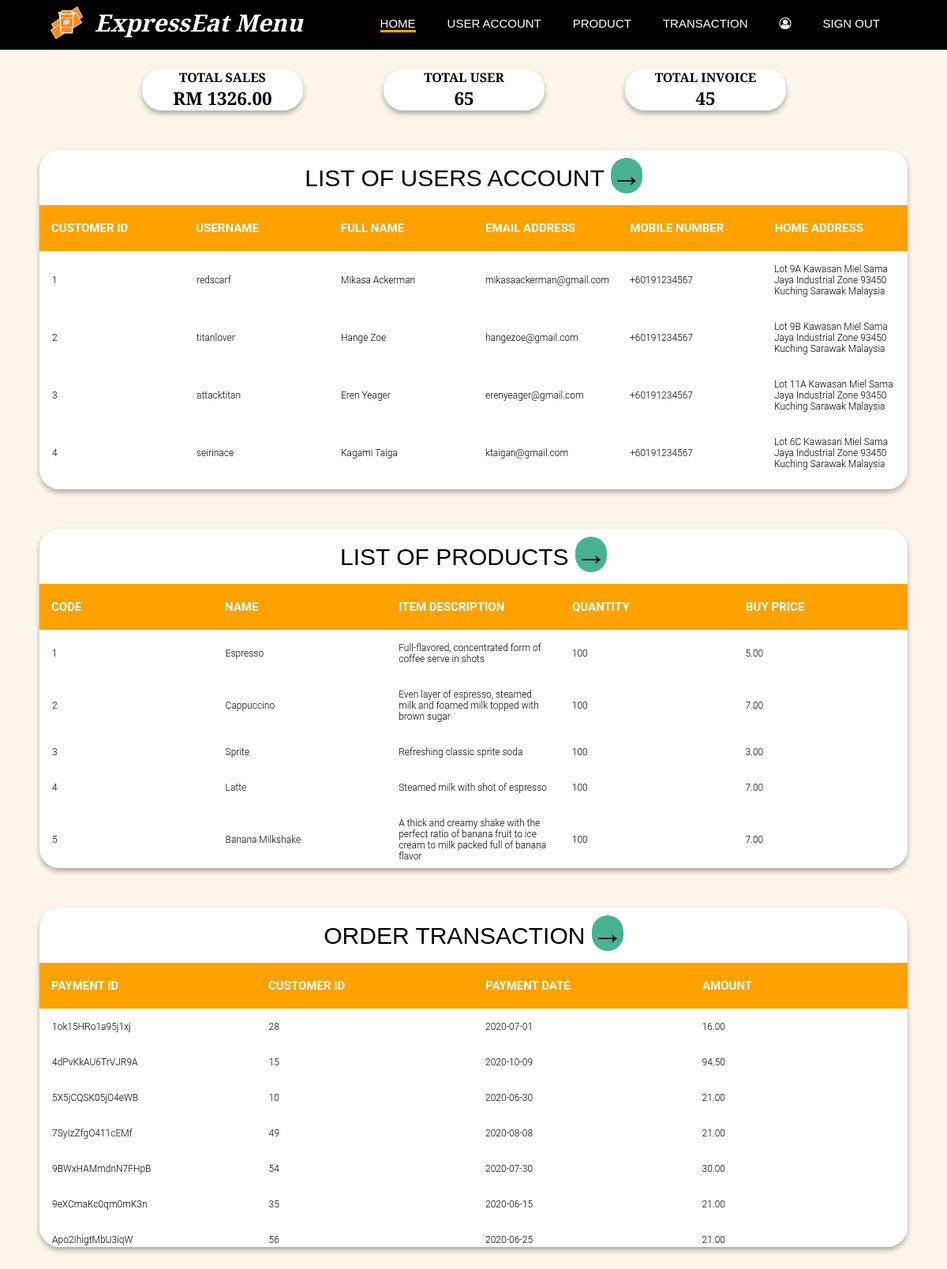
The page /dashboard/dashboard.php (signed in) on the database as committed earlier.
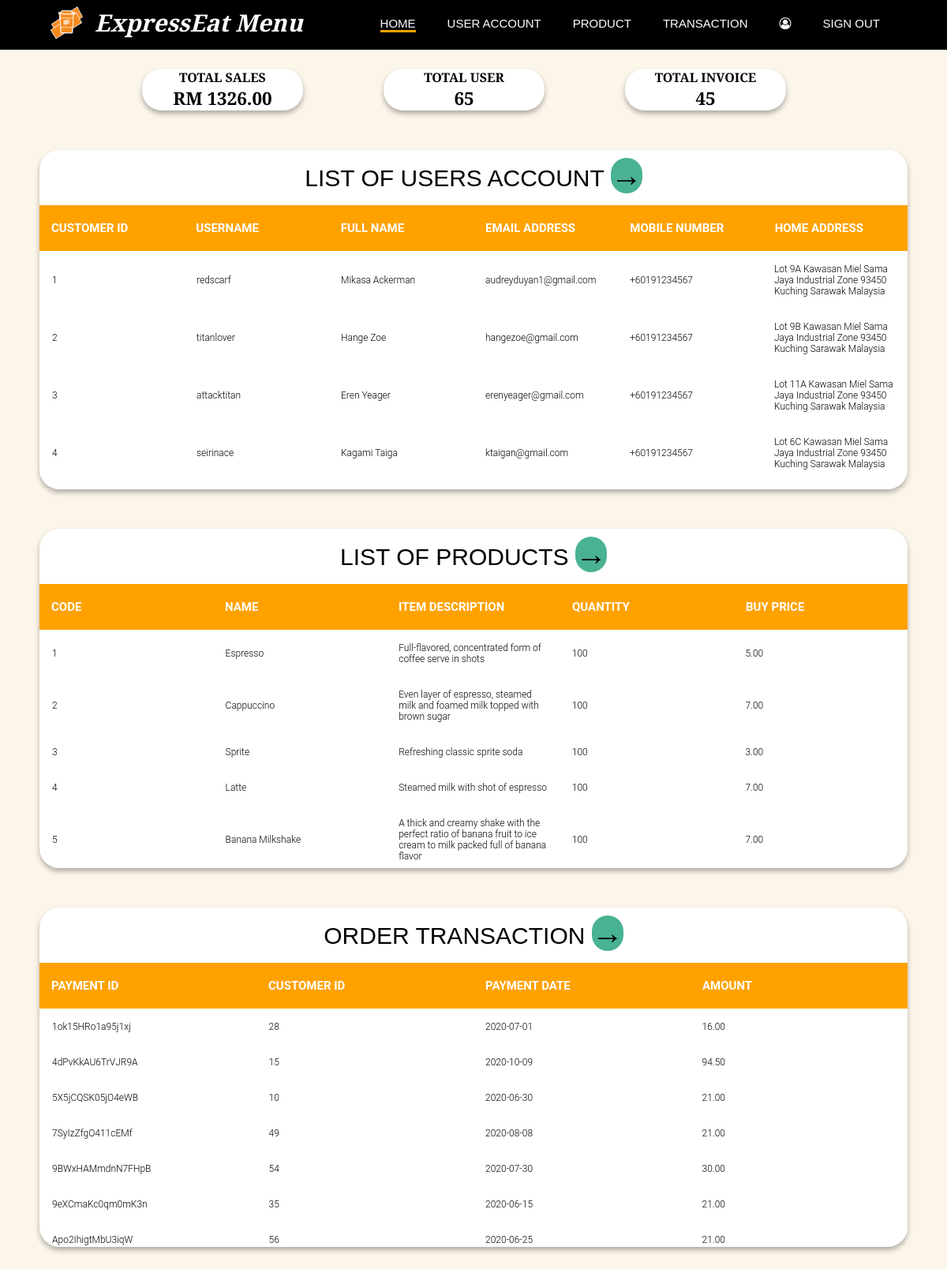
The same page on the database as committed later.
### tables this page shows
CREATE TABLE `customer` (
  `ID` int(10) NOT NULL,
  `Username` varchar(255) NOT NULL,
  `Email` varchar(255) NOT NULL,
  `Password` varchar(25) NOT NULL,
  `FirstName` varchar(255) NOT NULL,
  `LastName` varchar(255) NOT NULL,
  `Gender` varchar(255) NOT NULL,
  `Phone` int(11) NOT NULL,
  `Address1` varchar(255) NOT NULL,
  `Address2` varchar(255) NOT NULL,
  `City` varchar(255) NOT NULL,
  `State` varchar(255) NOT NULL,
  `Country` varchar(255) NOT NULL,
  `PostalCode` int(10) NOT NULL
);

CREATE TABLE `item` (
  `Code` int(10) NOT NULL,
  `Name` varchar(255) NOT NULL,
  `ItemDescription` varchar(255) NOT NULL,
  `QtyInStock` int(10) NOT NULL,
  `BuyPrice` decimal(6,2) NOT NULL
);

CREATE TABLE `payment` (
  `CheckNum` varchar(255) NOT NULL,
  `CustomerID` int(10) NOT NULL,
  `PaymentDate` date NOT NULL,
  `Amount` decimal(6,2) NOT NULL
);

### dashboard/customerList.php (the view, shortened to what this page needs)
<?php
include "sessionAdmin.php";
$SQLstring = "SELECT * FROM customer";
if($result = mysqli_query($conn, $SQLstring)){
    if(mysqli_num_rows($result) > 0){
      echo "<table cellpadding='0' cellspacing='0' border='0'>\n";
        while($row = mysqli_fetch_array($result)){
            echo "<tbody>";
                echo "<tr>";
                    echo "<td>" . $row['ID'] . "</td>";
                    echo "<td>" . $row['Username'] . "</td>";
                    echo "<td>" . $row['FirstName']. " ". $row['LastName'] . "</td>";
                    echo "<td>" . $row['Email']. "</td>";
                    echo "<td>". "+60" . $row['Phone']. "</td>";
                    echo "<td>" . $row['Address1']. " ". $row['Address2'] . " ". $row['PostalCode'] ." ". $row['City'] ." ". $row['State'] ." ". $row['Country'] ."</td>";
                echo "</tr>";
            echo "</tbody>";
        }
      echo "</table>";
    } else{
        echo "No records matching your query were found.";
    }
} else{
    echo "ERROR: Could not able to execute $SQLstring. " . mysqli_error($conn);
}
?>

### dashboard/dashboard.php (shortened to what this page needs)
<?php
   include('sessionAdmin.php');
?>
<!DOCTYPE html>
<html lang="en">
<head>
    <link rel="stylesheet" href="../style/style.css">
    <link rel="stylesheet" href="https://cdnjs.cloudflare.com/ajax/libs/font-awesome/4.7.0/css/font-awesome.min.css">
</head>
<body>
    <header id="navbar" class="padding-1">
        <div class="container">
            <div id="branding" class="branding">
                <img class="main-logo" src="../img/Logo-04.png" alt="logo" width="50px">
                <h1 class="main-title">ExpressEat Menu</h1>
            </div>
            <nav class="navigation-menu">
                <ul>
                    <li class="current"><a href="dashboard.php">Home</a></li>
                    <li><a href="userAccount.php">User Account</a></li>
                    <li><a href="product.php">Product</a></li>
                    <li><a href="transaction.php">Transaction</a></li>
                    <li><a href="#"><i style="font-size:15px" class="fa">&#xf2be;</i> <?php echo $login_session; ?></a></li>
                    <li><a href = "logout.php">Sign Out</a></li>
                </ul>
           </nav>
        </div>
    </header>
    <section id="summary-button">
        <div class="flexbox-container-1 summary-box">
            <h1 id="total-text">Total Sales</h1>
            <?php
              include "dbConnection.php";
              $result= mysqli_query($conn,"SELECT SUM(Amount) AS totalsum FROM payment");
              $row = mysqli_fetch_assoc($result);
              $sum = $row['totalsum'];
              echo '<h2 id="total-sales">RM '. $sum .'</h2>';
            ?>
        </div>
        <div class="flexbox-container-1 summary-box">
            <h1 id="total-text">Total User</h1>
            <?php
              include "dbConnection.php";
              $result= mysqli_query($conn,"SELECT COUNT(*) AS Value FROM customer");
              $row = mysqli_fetch_assoc($result);
              $sum = $row['Value'];
              echo '<h2 id="total-user">'. $sum .'</h2>';
            ?>
        </div>
        <div class="flexbox-container-1 summary-box">
            <h1 id="total-text">Total Invoice</h1>
            <?php
              include "dbConnection.php";
              $result= mysqli_query($conn, "SELECT COUNT(*) AS total FROM payment");
              $row = mysqli_fetch_assoc($result);
              $sum = $row['total'];
              echo '<h2 id="total-order">'. $sum .'</h2>';
            ?>
        </div>
    </section>
    <section class="table-1">
        <h1>
          List of Users Account
          <button class="button tooltip" >
            <span style='font-size:40px;'>
              <a href="userAccount.php">&#8594;</a>
            </span>
          </button>
        </h1>
        <div class="tbl-header">
          <table cellpadding="0" cellspacing="0" border="0">
            <thead>
              <tr>
                <th>Customer ID</th>
                <th>Username</th>
                <th>Full Name</th>
                <th>Email Address</th>
                <th>Mobile Number</th>
                <th>Home Address</th>
              </tr>
            </thead>
          </table>
        </div>
        <div class="tbl-content">
            <?php include 'customerList.php';?>
        </div>
      </section>
      <section class="table-1">
        <h1>
          List of Products
          <button class="button tooltip" >
            <span style='font-size:40px;'>
              <a href="product.php">&#8594;</a>
            </span>
          </button>
        </h1>
        <div class="tbl-header">
          <table cellpadding="0" cellspacing="0" border="0">
            <thead>
              <tr>
                <th>Code</th>
                <th>Name</th>
                <th>Item Description</th>
                <th>Quantity</th>
                <th>Buy Price</th>
              </tr>
            </thead>
          </table>
        </div>
        <div class="tbl-content">
          <?php include 'itemList.php';?>
        </div>
      </section>
      <section class="table-1">
        <h1>
          Order Transaction
          <button class="button tooltip">
            <span style='font-size:40px;'>
              <a href="transaction.php">&#8594;</a>
            </span>
          </button>
        </h1>
        <div class="tbl-header">
        <table cellpadding="0" cellspacing="0" border="0">
            <thead>
                <tr>
                    <th>Payment ID</th>
                    <th>Customer ID</th>
                    <th>Payment Date</th>
                    <th>Amount</th>
                </tr>
            </thead>
        </table>
        </div>
        <div class="tbl-content">
            <?php include 'transactionList.php';?>
        </div>
      </section>
</body>
</html>

### dashboard/itemList.php (shortened to what this page needs)
<?php
include "sessionAdmin.php";
$SQLstring = "SELECT * FROM item";
if($result = mysqli_query($conn, $SQLstring)){
    if(mysqli_num_rows($result) > 0){
    echo "<table cellpadding='0' cellspacing='0' border='0'>\n";
        while($row = mysqli_fetch_array($result)){
            echo "<tbody>";
                echo "<tr>";
                    echo "<td>" . $row['Code'] . "</td>";
                    echo "<td>" . $row['Name'] . "</td>";
                    echo "<td>" . $row['ItemDescription'] . "</td>";
                    echo "<td>" . $row['QtyInStock'] . "</td>";
                    echo "<td>" . $row['BuyPrice'] . "</td>";
                echo "</tr>";
            echo "</tbody>";
        }
    echo "</table>";
    } else{
        echo "No records matching your query were found.";
    }
} else{
    echo "ERROR: Could not able to execute $SQLstring. " . mysqli_error($conn);
}
?>

### dashboard/transactionList.php (shortened to what this page needs)
<?php
include "sessionAdmin.php";
$SQLstring = "SELECT * FROM payment";
if($result = mysqli_query($conn, $SQLstring)){
    if(mysqli_num_rows($result) > 0){
    echo "<table cellpadding='0' cellspacing='0' border='0'>\n";
        while($row = mysqli_fetch_array($result)){
            echo "<tbody>";
                echo "<tr>";
                    echo "<td>" . $row['CheckNum'] . "</td>";
                    echo "<td>" . $row['CustomerID'] . "</td>";
                    echo "<td>" . $row['PaymentDate'] . "</td>";
                    echo "<td>" . $row['Amount'] . "</td>";
                echo "</tr>";
            echo "</tbody>";
        }
    echo "</table>";
    } else{
        echo "No records matching your query were found.";
    }
} else{
    echo "ERROR: Could not able to execute $SQLstring. " . mysqli_error($conn);
}
?>

### style/style.css (style rules this page uses)
:root { --black: #3a3a3a; --white: #fff; --green: #49b293; --black: #000000; --light-black: #24190b; --dark-grey: #504545; --white-brown: #Fcf5ea; --yellow: #ffa200; --brown: #b47a36; }
html { scroll-behavior: smooth; }
body { font: 15px Segoe UI, Helvetica, sans-serif; padding: 0; margin: 0; background-color: #fcf5ea; font-family: 'Playfair Display', sans-serif; }
.container { margin: auto; width: 90%; }
a { color: black; list-style: none; text-decoration: none; }
header { background-color: black; color: #ffffff; }
.padding-1 { padding: 3px 0 60px 0; }
header a { color: #ffffff; text-decoration: none; text-transform: uppercase; font-weight: 500; transition-duration: 0.4s; }
header .current { border-bottom: #ffa200 3px solid; position: relative; }
header li { margin: 8px 20px 0px 20px; float: left; display: inline; }
header #branding { float: left; transition-duration: 0.4s; }
header #branding h1 { margin: 0; padding-top: 5px; }
header nav { padding: 10px 5px 0px 0px; }
header .main-logo { float: left; }
header .main-title { font-style: italic; float: right; padding: 0px 0px 0px 10px; }
#summary-button { margin: 2% 0 0 15%; display: flex; flex-direction: row; }
.flexbox-container-1 { display: flex; align-items: center; justify-content: center; flex-wrap: wrap; }
.summary-box { width: 20%; margin: 0 10% 0 0; border-radius: 25px; background-color: #ffffff; -webkit-box-shadow: 0 4px 6px rgba(0, 0, 0, 0.3); -moz-box-shadow: 0 4px 6px rgba(0, 0, 0, 0.3); box-shadow: 0 4px 6px rgba(0, 0, 0, 0.3); display: block; }
#total-text { text-align: center; text-transform: uppercase; font-size: medium; font-weight: bold; }
#total-sales, #total-user, #total-order { text-align: center; }
.table-1 .button { background-color: var(--green); border: none; color: white; margin: 10px 0 0 0; text-align: center; text-decoration: none; display: inline-block; font-size: 16px; border-radius: 45px; }
.tooltip { position: relative; display: inline-block; border-bottom: 1px dotted black; }
.table-1 h1 { font-family: 'Playfair Display', sans-serif; font-weight: bolder; font-size: 30px; color: black; text-transform: uppercase; font-weight: 300; text-align: center; margin-bottom: 15px; }
.table-1 table { width:100%; table-layout: fixed; }
.table-1 .tbl-header { background-color: #ffa200; }
.table-1 .tbl-header th { color: white; font-weight: bolder; font-size: 15px; }
.table-1 .tbl-content { height:300px; overflow-x:auto; margin-top: 0px; border: 1px solid rgba(255,255,255,0.3); }
.table-1 th { padding: 20px 15px; text-align: left; font-weight: 500; font-size: 12px; color: black; text-transform: uppercase; }
.table-1 td { padding: 15px; text-align: left; vertical-align:middle; font-weight: 300; font-size: 12px; color: black; border-bottom: solid 1px rgba(255,255,255,0.1); }
.table-1 { -webkit-box-shadow: 0 4px 6px rgba(0, 0, 0, 0.3); -moz-box-shadow: 0 4px 6px rgba(0, 0, 0, 0.3); box-shadow: 0 4px 6px rgba(0, 0, 0, 0.3); background-color: #fff; font-family: 'Roboto', sans-serif; margin: 50px; border-radius: 25px; }
* { margin: 0; padding: 0; }
header .navigation-menu { float: right; }
header .branding { font-size: 15px; }

Rows that differ between the two databases and show on the page:
changed customer "redscarf": Email "mikasaackerman@gmail.com" → "audreyduyan1@gmail.com"
